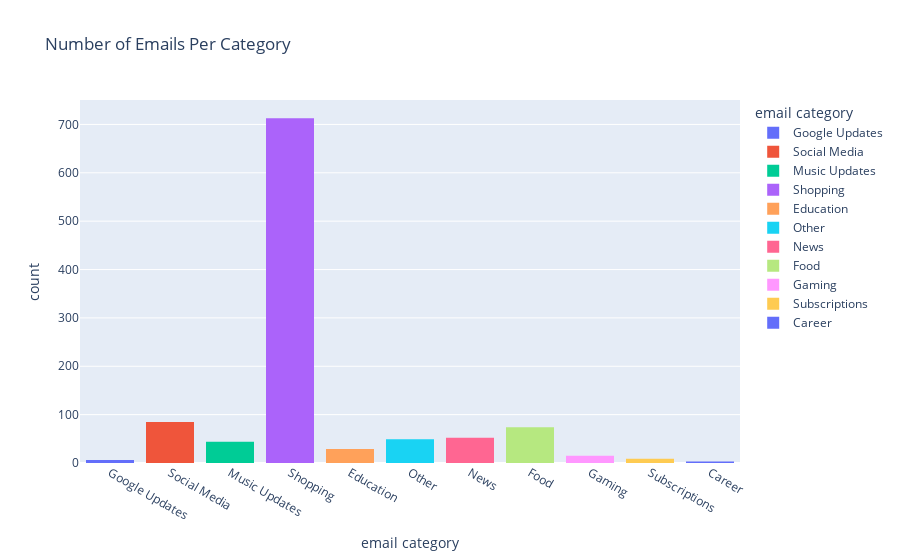

The cell this chart's notebook holds for it:
### Code cell
#plot of the number of emails seen across these categories from the last two weeks.
fig = px.histogram(filterdf, x='email category', color='email category', title='Number of Emails Per Category')
fig.show()

### Figure 1 — Plotly figure (JSON) as saved in the notebook; plotly's stock layout.template omitted (floating-point values rounded to 4 significant figures; data arrays with more than 128 entries replaced by an {"elided": "..."} marker saying what was removed)
{"data": [{"bingroup": "x", "hovertemplate": "email category=%{x}<br>count=%{y}<extra></extra>", "legendgroup": "Google Updates", "marker": {"color": "#636efa", "pattern": {"shape": ""}}, "name": "Google Updates", "orientation": "v", "showlegend": true, "type": "histogram", "x": ["Google Updates", "Google Updates", "Google Updates", "Google Updates", "Google Updates", "Google Updates"], "xaxis": "x", "yaxis": "y"}, {"bingroup": "x", "hovertemplate": "email category=%{x}<br>count=%{y}<extra></extra>", "legendgroup": "Social Media", "marker": {"color": "#EF553B", "pattern": {"shape": ""}}, "name": "Social Media", "orientation": "v", "showlegend": true, "type": "histogram", "x": ["Social Media", "Social Media", "Social Media", "Social Media", "Social Media", "Social Media", "Social Media", "Social Media", "Social Media", "Social Media", "Social Media", "Social Media", "Social Media", "Social Media", "Social Media", "Social Media", "Social Media", "Social Media", "Social Media", "Social Media", "Social Media", "Social Media", "Social Media", "Social Media", "Social Media", "Social Media", "Social Media", "Social Media", "Social Media", "Social Media", "Social Media", "Social Media", "Social Media", "Social Media", "Social Media", "Social Media", "Social Media", "Social Media", "Social Media", "Social Media", "Social Media", "Social Media", "Social Media", "Social Media", "Social Media", "Social Media", "Social Media", "Social Media", "Social Media", "Social Media", "Social Media", "Social Media", "Social Media", "Social Media", "Social Media", "Social Media", "Social Media", "Social Media", "Social Media", "Social Media", "Social Media", "Social Media", "Social Media", "Social Media", "Social Media", "Social Media", "Social Media", "Social Media", "Social Media", "Social Media", "Social Media", "Social Media", "Social Media", "Social Media", "Social Media", "Social Media", "Social Media", "Social Media", "Social Media", "Social Media", "Social Media", "Social Media", "Social Media", "Social Media", "Social Media"], "xaxis": "x", "yaxis": "y"}, {"bingroup": "x", "hovertemplate": "email category=%{x}<br>count=%{y}<extra></extra>", "legendgroup": "Music Updates", "marker": {"color": "#00cc96", "pattern": {"shape": ""}}, "name": "Music Updates", "orientation": "v", "showlegend": true, "type": "histogram", "x": ["Music Updates", "Music Updates", "Music Updates", "Music Updates", "Music Updates", "Music Updates", "Music Updates", "Music Updates", "Music Updates", "Music Updates", "Music Updates", "Music Updates", "Music Updates", "Music Updates", "Music Updates", "Music Updates", "Music Updates", "Music Updates", "Music Updates", "Music Updates", "Music Updates", "Music Updates", "Music Updates", "Music Updates", "Music Updates", "Music Updates", "Music Updates", "Music Updates", "Music Updates", "Music Updates", "Music Updates", "Music Updates", "Music Updates", "Music Updates", "Music Updates", "Music Updates", "Music Updates", "Music Updates", "Music Updates", "Music Updates", "Music Updates", "Music Updates", "Music Updates", "Music Updates"], "xaxis": "x", "yaxis": "y"}, {"bingroup": "x", "hovertemplate": "email category=%{x}<br>count=%{y}<extra></extra>", "legendgroup": "Shopping", "marker": {"color": "#ab63fa", "pattern": {"shape": ""}}, "name": "Shopping", "orientation": "v", "showlegend": true, "type": "histogram", "x": {"elided": "713 str values"}, "xaxis": "x", "yaxis": "y"}, {"bingroup": "x", "hovertemplate": "email category=%{x}<br>count=%{y}<extra></extra>", "legendgroup": "Education", "marker": {"color": "#FFA15A", "pattern": {"shape": ""}}, "name": "Education", "orientation": "v", "showlegend": true, "type": "histogram", "x": ["Education", "Education", "Education", "Education", "Education", "Education", "Education", "Education", "Education", "Education", "Education", "Education", "Education", "Education", "Education", "Education", "Education", "Education", "Education", "Education", "Education", "Education", "Education", "Education", "Education", "Education", "Education", "Education", "Education"], "xaxis": "x", "yaxis": "y"}, {"bingroup": "x", "hovertemplate": "email category=%{x}<br>count=%{y}<extra></extra>", "legendgroup": "Other", "marker": {"color": "#19d3f3", "pattern": {"shape": ""}}, "name": "Other", "orientation": "v", "showlegend": true, "type": "histogram", "x": ["Other", "Other", "Other", "Other", "Other", "Other", "Other", "Other", "Other", "Other", "Other", "Other", "Other", "Other", "Other", "Other", "Other", "Other", "Other", "Other", "Other", "Other", "Other", "Other", "Other", "Other", "Other", "Other", "Other", "Other", "Other", "Other", "Other", "Other", "Other", "Other", "Other", "Other", "Other", "Other", "Other", "Other", "Other", "Other", "Other", "Other", "Other", "Other", "Other"], "xaxis": "x", "yaxis": "y"}, {"bingroup": "x", "hovertemplate": "email category=%{x}<br>count=%{y}<extra></extra>", "legendgroup": "News", "marker": {"color": "#FF6692", "pattern": {"shape": ""}}, "name": "News", "orientation": "v", "showlegend": true, "type": "histogram", "x": ["News", "News", "News", "News", "News", "News", "News", "News", "News", "News", "News", "News", "News", "News", "News", "News", "News", "News", "News", "News", "News", "News", "News", "News", "News", "News", "News", "News", "News", "News", "News", "News", "News", "News", "News", "News", "News", "News", "News", "News", "News", "News", "News", "News", "News", "News", "News", "News", "News", "News", "News", "News"], "xaxis": "x", "yaxis": "y"}, {"bingroup": "x", "hovertemplate": "email category=%{x}<br>count=%{y}<extra></extra>", "legendgroup": "Food", "marker": {"color": "#B6E880", "pattern": {"shape": ""}}, "name": "Food", "orientation": "v", "showlegend": true, "type": "histogram", "x": ["Food", "Food", "Food", "Food", "Food", "Food", "Food", "Food", "Food", "Food", "Food", "Food", "Food", "Food", "Food", "Food", "Food", "Food", "Food", "Food", "Food", "Food", "Food", "Food", "Food", "Food", "Food", "Food", "Food", "Food", "Food", "Food", "Food", "Food", "Food", "Food", "Food", "Food", "Food", "Food", "Food", "Food", "Food", "Food", "Food", "Food", "Food", "Food", "Food", "Food", "Food", "Food", "Food", "Food", "Food", "Food", "Food", "Food", "Food", "Food", "Food", "Food", "Food", "Food", "Food", "Food", "Food", "Food", "Food", "Food", "Food", "Food", "Food", "Food"], "xaxis": "x", "yaxis": "y"}, {"bingroup": "x", "hovertemplate": "email category=%{x}<br>count=%{y}<extra></extra>", "legendgroup": "Gaming", "marker": {"color": "#FF97FF", "pattern": {"shape": ""}}, "name": "Gaming", "orientation": "v", "showlegend": true, "type": "histogram", "x": ["Gaming", "Gaming", "Gaming", "Gaming", "Gaming", "Gaming", "Gaming", "Gaming", "Gaming", "Gaming", "Gaming", "Gaming", "Gaming", "Gaming", "Gaming"], "xaxis": "x", "yaxis": "y"}, {"bingroup": "x", "hovertemplate": "email category=%{x}<br>count=%{y}<extra></extra>", "legendgroup": "Subscriptions", "marker": {"color": "#FECB52", "pattern": {"shape": ""}}, "name": "Subscriptions", "orientation": "v", "showlegend": true, "type": "histogram", "x": ["Subscriptions", "Subscriptions", "Subscriptions", "Subscriptions", "Subscriptions", "Subscriptions", "Subscriptions", "Subscriptions", "Subscriptions"], "xaxis": "x", "yaxis": "y"}, {"bingroup": "x", "hovertemplate": "email category=%{x}<br>count=%{y}<extra></extra>", "legendgroup": "Career", "marker": {"color": "#636efa", "pattern": {"shape": ""}}, "name": "Career", "orientation": "v", "showlegend": true, "type": "histogram", "x": ["Career", "Career", "Career"], "xaxis": "x", "yaxis": "y"}], "layout": {"barmode": "relative", "legend": {"title": {"text": "email category"}, "tracegroupgap": 0}, "title": {"text": "Number of Emails Per Category"}, "xaxis": {"anchor": "y", "categoryarray": ["Google Updates", "Social Media", "Music Updates", "Shopping", "Education", "Other", "News", "Food", "Gaming", "Subscriptions", "Career"], "categoryorder": "array", "domain": [0, 1], "title": {"text": "email category"}}, "yaxis": {"anchor": "x", "domain": [0, 1], "title": {"text": "count"}}}}
